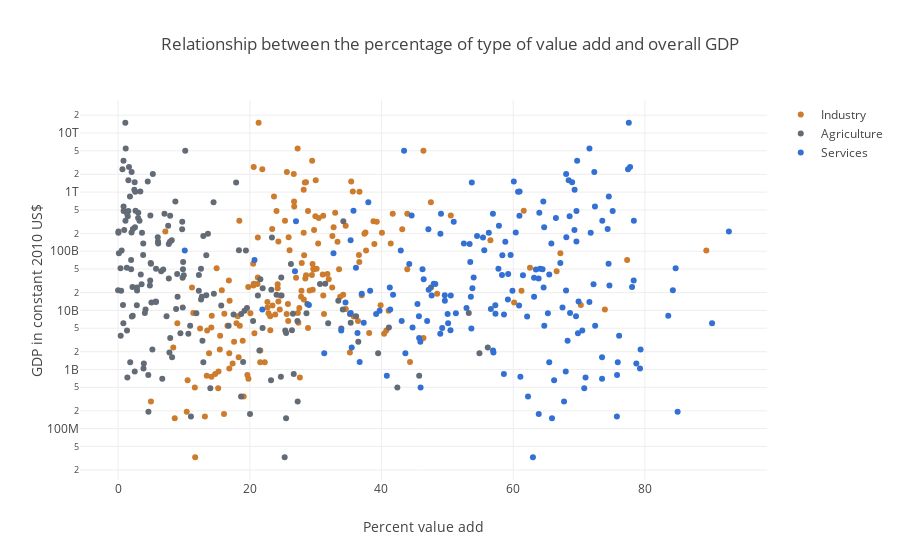

The notebook cell saved with this chart:
### Markdown cell above
The base object of a plotly graph is a figure, and we'll usually name it `fig`.  A figure takes `data` and a `layout`.  `data` is a list object that contains one or more `trace` objects.  The `trace` object is where we define the stuff that we want plotted.  Think of it as a series in Excel.  Just like you can have more than one Excel series plotted on the same chart, you can have more than one `trace` plotted on a `plotly` chart.  Let's go through the below code line by line.

### Code cell
'''
AG.LND.AGRI.ZS : Agricultural land (% of land area)
AG.LND.FRST.ZS : Forest area (% of land area)
BG.GSR.NFSV.GD.ZS : Trade in services (% of GDP)
BM.GSR.TRVL.ZS : Travel services (% of service imports, BoP)
BM.KLT.DINV.WD.GD.ZS : Foreign direct investment, net outflows (% of GDP)
BN.GSR.MRCH.CD : Net trade in goods (BoP, current US$)
BN.KLT.DINV.CD : Foreign direct investment, net (BoP, current US$)
BX.TRF.PWKR.DT.GD.ZS : Personal remittances, received (% of GDP)
EG.ELC.RNEW.ZS : Renewable electricity output (% of total electricity output)
EN.ATM.GHGO.ZG : Other greenhouse gas emissions (% change from 1990)
EN.POP.DNST : Population density (people per sq. km of land area)
IT.CEL.SETS.P2 : Mobile cellular subscriptions (per 100 people)
IT.NET.USER.P2 : Internet users (per 100 people)
NE.TRD.GNFS.ZS : Trade (% of GDP)
NV.AGR.TOTL.ZS : Agriculture, value added (% of GDP)
NV.IND.TOTL.ZS : Industry, value added (% of GDP)
NV.SRV.TETC.ZS : Services, etc., value added (% of GDP)
NY.GDP.MKTP.CD : GDP (current US$)
NY.GDP.MKTP.KD : GDP (constant 2010 US$)
NY.GDP.PCAP.CD : GDP per capita (current US$)
'''
trace_ind = Scatter(
    x = bDF_keep['NV.IND.TOTL.ZS'], # industry value add
    y = bDF_keep['NY.GDP.MKTP.KD'], # GDP
    mode = 'markers',
    name = 'Industry',
    marker = dict(
        color = '#cc7c2c' # burnt orange
        )
    )

trace_agr = Scatter(
    x = bDF_keep['NV.AGR.TOTL.ZS'], # agricultural value add
    y = bDF_keep['NY.GDP.MKTP.KD'], # GDP
    mode = 'markers',
    name = 'Agriculture',
    marker = dict(
        color = '#636b77'
        )
    )

trace_srv = Scatter(
    x = bDF_keep['NV.SRV.TETC.ZS'], # services value add
    y = bDF_keep['NY.GDP.MKTP.KD'],
    mode = 'markers',
    name = 'Services',
    marker = dict(
        color = '#3270d3'
        )
    )

data = [trace_ind, trace_agr, trace_srv]

layout = dict(
    title = 'Relationship between the percentage of type of value add and overall GDP',
    hovermode = 'closest',
    yaxis = dict(zeroline = False,
        title = 'GDP in constant 2010 US$',
        type = 'log'),
    xaxis = dict(zeroline = False,
        title = 'Percent value add',
        )
    )

fig = dict(data = data, layout = layout)
iplot(fig)

### Figure 1 — Plotly figure (JSON) as saved in the notebook; plotly's stock layout.template omitted (floating-point values rounded to 4 significant figures; data arrays with more than 128 entries replaced by an {"elided": "..."} marker saying what was removed)
{"data": [{"marker": {"color": "#cc7c2c"}, "mode": "markers", "name": "Industry", "type": "scatter", "x": {"elided": "190 float values"}, "y": {"elided": "190 float values"}}, {"marker": {"color": "#636b77"}, "mode": "markers", "name": "Agriculture", "type": "scatter", "x": {"elided": "190 float values"}, "y": {"elided": "190 float values"}}, {"marker": {"color": "#3270d3"}, "mode": "markers", "name": "Services", "type": "scatter", "x": {"elided": "190 float values"}, "y": {"elided": "190 float values"}}], "layout": {"hovermode": "closest", "title": "Relationship between the percentage of type of value add and overall GDP", "xaxis": {"title": "Percent value add", "zeroline": false}, "yaxis": {"title": "GDP in constant 2010 US$", "type": "log", "zeroline": false}}}
